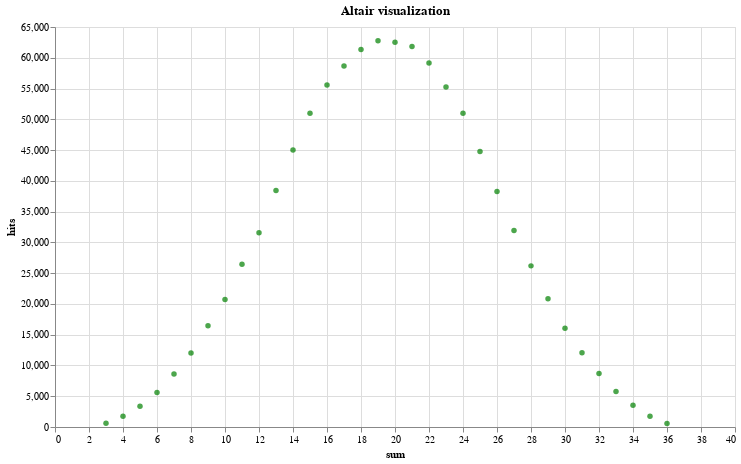

The notebook cell this image was saved under:
### Markdown cell above
Earlier in the day, [Ian Ozsvald](https://ianozsvald.com) gave a talk on [data science process for software engineers](https://ianozsvald.com/2019/06/15/a-starter-data-science-process-for-software-engineers-talk-at-pylondinium-2019/).  He mentioned the Altair visualisation library which I recently started looking at so I had it setup in a virtualenv.  I played around with it and after reading [here](https://altair-viz.github.io/user_guide/customization.html?highlight=color) on Altair mark and color handling, I got it to visualise the same data, this time with interactive tooltips:

### Code cell
import altair as alt

alt.Chart(df).mark_circle(color='green').encode(
    x='sum',
    y='hits',
    tooltip=['sum', 'hits']
).interactive().properties(title='Altair visualization',width=680,height=400)

### Figure 1 — Vega-Lite specification as saved in the notebook (floating-point values rounded to 4 significant figures)
{"$schema": "https://vega.github.io/schema/vega-lite/v3.2.1.json", "config": {"mark": {"tooltip": null}, "view": {"height": 300, "width": 400}}, "data": {"name": "data-d50196fb0c3a1be7ae8394a7c3639602"}, "datasets": {"data-d50196fb0c3a1be7ae8394a7c3639602": [{"hits": 614, "sum": 3}, {"hits": 1744, "sum": 4}, {"hits": 3366, "sum": 5}, {"hits": 5589, "sum": 6}, {"hits": 8621, "sum": 7}, {"hits": 12013, "sum": 8}, {"hits": 16444, "sum": 9}, {"hits": 20703, "sum": 10}, {"hits": 26446, "sum": 11}, {"hits": 31558, "sum": 12}, {"hits": 38423, "sum": 13}, {"hits": 44995, "sum": 14}, {"hits": 50971, "sum": 15}, {"hits": 55563, "sum": 16}, {"hits": 58665, "sum": 17}, {"hits": 61349, "sum": 18}, {"hits": 62781, "sum": 19}, {"hits": 62510, "sum": 20}, {"hits": 61821, "sum": 21}, {"hits": 59151, "sum": 22}, {"hits": 55247, "sum": 23}, {"hits": 50967, "sum": 24}, {"hits": 44776, "sum": 25}, {"hits": 38269, "sum": 26}, {"hits": 31928, "sum": 27}, {"hits": 26183, "sum": 28}, {"hits": 20849, "sum": 29}, {"hits": 16054, "sum": 30}, {"hits": 12072, "sum": 31}, {"hits": 8707, "sum": 32}, {"hits": 5766, "sum": 33}, {"hits": 3544, "sum": 34}, {"hits": 1734, "sum": 35}, {"hits": 577, "sum": 36}]}, "encoding": {"tooltip": [{"field": "sum", "type": "quantitative"}, {"field": "hits", "type": "quantitative"}], "x": {"field": "sum", "type": "quantitative"}, "y": {"field": "hits", "type": "quantitative"}}, "height": 400, "mark": {"color": "green", "type": "circle"}, "selection": {"selector001": {"bind": "scales", "encodings": ["x", "y"], "type": "interval"}}, "title": "Altair visualization", "width": 680}
